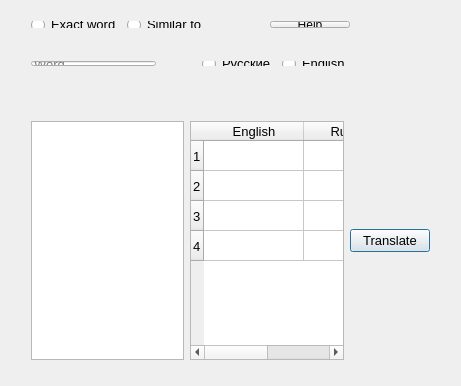
<?xml version="1.0" encoding="UTF-8"?>
<ui version="4.0">
 <class>Dialog</class>
 <widget class="QDialog" name="Dialog">
  <property name="geometry">
   <rect>
    <x>0</x>
    <y>0</y>
    <width>461</width>
    <height>386</height>
   </rect>
  </property>
  <property name="windowTitle">
   <string>Dialog</string>
  </property>
  <widget class="QWidget" name="layoutWidget">
   <property name="geometry">
    <rect>
     <x>20</x>
     <y>50</y>
     <width>341</width>
     <height>27</height>
    </rect>
   </property>
   <property name="font">
    <font>
     <pointsize>10</pointsize>
    </font>
   </property>
   <layout class="QHBoxLayout" name="horizontalLayout">
    <item>
     <widget class="QLineEdit" name="wordInput">
      <property name="font">
       <font>
        <pointsize>10</pointsize>
       </font>
      </property>
      <property name="placeholderText">
       <string>Word</string>
      </property>
     </widget>
    </item>
    <item>
     <spacer name="horizontalSpacer">
      <property name="font">
       <font>
        <pointsize>10</pointsize>
       </font>
      </property>
      <property name="orientation">
       <enum>Qt::Horizontal</enum>
      </property>
      <property name="sizeHint" stdset="0">
       <size>
        <width>40</width>
        <height>20</height>
       </size>
      </property>
     </spacer>
    </item>
    <item>
     <widget class="QRadioButton" name="russianButton">
      <property name="font">
       <font>
        <pointsize>10</pointsize>
       </font>
      </property>
      <property name="text">
       <string>Русские</string>
      </property>
     </widget>
    </item>
    <item>
     <widget class="QRadioButton" name="englishButton">
      <property name="font">
       <font>
        <pointsize>10</pointsize>
       </font>
      </property>
      <property name="text">
       <string>English</string>
      </property>
     </widget>
    </item>
   </layout>
  </widget>
  <widget class="QWidget" name="layoutWidget">
   <property name="geometry">
    <rect>
     <x>20</x>
     <y>110</y>
     <width>421</width>
     <height>261</height>
    </rect>
   </property>
   <property name="font">
    <font>
     <pointsize>10</pointsize>
    </font>
   </property>
   <layout class="QHBoxLayout" name="horizontalLayout_2">
    <item>
     <widget class="QListWidget" name="wordsList">
      <property name="enabled">
       <bool>true</bool>
      </property>
      <property name="font">
       <font>
        <pointsize>10</pointsize>
       </font>
      </property>
     </widget>
    </item>
    <item>
     <widget class="QTableWidget" name="wordsTable">
      <property name="font">
       <font>
        <pointsize>10</pointsize>
       </font>
      </property>
      <property name="rowCount">
       <number>4</number>
      </property>
      <property name="columnCount">
       <number>2</number>
      </property>
      <attribute name="horizontalHeaderStretchLastSection">
       <bool>true</bool>
      </attribute>
      <row/>
      <row/>
      <row/>
      <row/>
      <column>
       <property name="text">
        <string>English</string>
       </property>
      </column>
      <column>
       <property name="text">
        <string>Russian</string>
       </property>
      </column>
     </widget>
    </item>
    <item>
     <widget class="QPushButton" name="translateButton">
      <property name="font">
       <font>
        <pointsize>10</pointsize>
       </font>
      </property>
      <property name="text">
       <string>Translate</string>
      </property>
     </widget>
    </item>
   </layout>
  </widget>
  <widget class="QWidget" name="layoutWidget">
   <property name="geometry">
    <rect>
     <x>20</x>
     <y>10</y>
     <width>341</width>
     <height>29</height>
    </rect>
   </property>
   <property name="font">
    <font>
     <pointsize>10</pointsize>
    </font>
   </property>
   <layout class="QHBoxLayout" name="horizontalLayout_3">
    <item>
     <widget class="QRadioButton" name="exactSearchButton">
      <property name="font">
       <font>
        <pointsize>10</pointsize>
       </font>
      </property>
      <property name="text">
       <string>Exact word</string>
      </property>
     </widget>
    </item>
    <item>
     <widget class="QRadioButton" name="similarSearchButton">
      <property name="font">
       <font>
        <pointsize>10</pointsize>
       </font>
      </property>
      <property name="text">
       <string>Similar to</string>
      </property>
     </widget>
    </item>
    <item>
     <spacer name="horizontalSpacer_2">
      <property name="orientation">
       <enum>Qt::Horizontal</enum>
      </property>
      <property name="sizeHint" stdset="0">
       <size>
        <width>40</width>
        <height>20</height>
       </size>
      </property>
     </spacer>
    </item>
    <item>
     <widget class="QPushButton" name="helpButton">
      <property name="font">
       <font>
        <pointsize>9</pointsize>
       </font>
      </property>
      <property name="text">
       <string>Help</string>
      </property>
     </widget>
    </item>
   </layout>
  </widget>
 </widget>
 <layoutdefault spacing="6" margin="11"/>
 <resources/>
 <connections/>
</ui>
